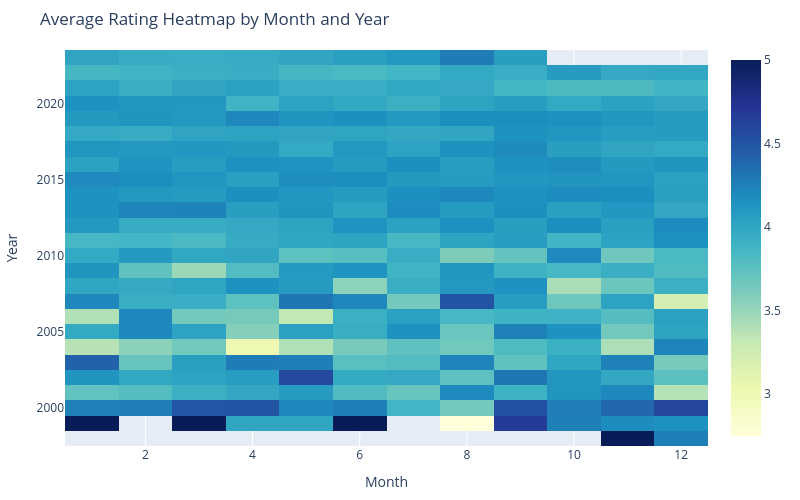

Notebook cell for this chart:
### Code cell
import plotly.graph_objects as go
import numpy as np

# Create pivot table with years as y-axis and months as x-axis
df["year"] = df["time_period"].dt.year
df["month"] = df["time_period"].dt.month
heatmap_data = df.pivot_table(
    values="average_rating",
    index="year",
    columns="month",
    aggfunc="mean"
)

# Create heatmap
fig_heatmap = go.Figure(
    data=go.Heatmap(
        z=heatmap_data.values,
        x=heatmap_data.columns,
        y=heatmap_data.index,
        colorscale="YlGnBu",
        hoverongaps=False,
    )
)

fig_heatmap.update_layout(
    title="Average Rating Heatmap by Month and Year",
    xaxis_title="Month",
    yaxis_title="Year",
    height=500,
    width=800,
    margin=dict(l=50, r=50, t=50, b=50),
)
fig_heatmap.show()

### Figure 1 — Plotly figure (JSON) as saved in the notebook; plotly's stock layout.template omitted (floating-point values rounded to 4 significant figures; data arrays with more than 128 entries replaced by an {"elided": "..."} marker saying what was removed)
{"data": [{"colorscale": [[0, "rgb(255,255,217)"], [0.125, "rgb(237,248,177)"], [0.25, "rgb(199,233,180)"], [0.375, "rgb(127,205,187)"], [0.5, "rgb(65,182,196)"], [0.625, "rgb(29,145,192)"], [0.75, "rgb(34,94,168)"], [0.875, "rgb(37,52,148)"], [1, "rgb(8,29,88)"]], "hoverongaps": false, "type": "heatmap", "x": [1, 2, 3, 4, 5, 6, 7, 8, 9, 10, 11, 12], "y": [1998, 1999, 2000, 2001, 2002, 2003, 2004, 2005, 2006, 2007, 2008, 2009, 2010, 2011, 2012, 2013, 2014, 2015, 2016, 2017, 2018, 2019, 2020, 2021, 2022, 2023], "z": {"elided": "26x12 float values"}}], "layout": {"height": 500, "margin": {"b": 50, "l": 50, "r": 50, "t": 50}, "title": {"text": "Average Rating Heatmap by Month and Year"}, "width": 800, "xaxis": {"title": {"text": "Month"}}, "yaxis": {"title": {"text": "Year"}}}}
